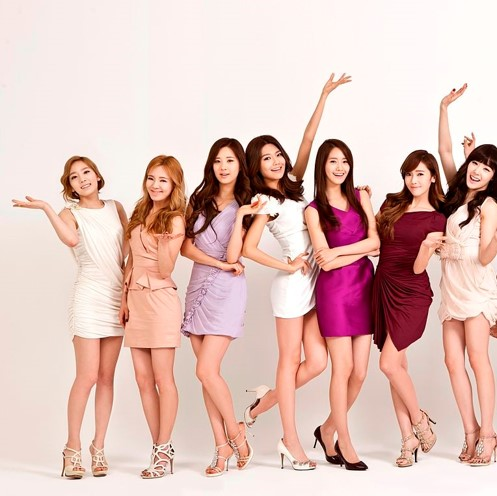
//> input picture 소녀시대 1.jpg, 497 x 496 px
$ ./week3_2   (built with g++ and OpenCV 4)
//> lines starting //> are read from the running program, lines starting //| are printed output that depends on the picture
### Ransac.h
#pragma once
#include <opencv2/opencv.hpp>
#include "Matching.h"
#include "Image.h"
#include <vector>


class Correspond_pt
{
private:
	cv::Point img1_pt;	cv::Point img2_pt;
public:
	Correspond_pt() { };
	// [15 lines left out: functions Correspond_pt, Get_Position1, Get_Position2, not called in this run]
};


class Ransac
{
private:
public:
	void Get_RotationMat(Image1 &image1, Image2 &image2, const vector<Euclidean_Data> &data);
	cv::Mat Calculate_MatrixT(vector<Correspond_pt> extract_points);
	double Get_Error(cv::Mat &T, Euclidean_Data pts);
	void Attach(const cv::Mat &image1, const cv::Mat &image2, cv::Mat &T);
};

### Matching.h
#pragma once
#include <opencv2/opencv.hpp>
#include "Descriptor.h"
#include "Moravec.h"

class Euclidean_Data
{
private:
	vector<Euclidean_Data> matching_data;
	cv::Point img1_px;	cv::Point img2_px;

public:
	Euclidean_Data() {};
	Euclidean_Data(cv::Point img1_px, cv::Point img2_px)
	{
		this->img1_px = img1_px;
		this->img2_px = img2_px;
	}


	// [4 lines left out: function Set_distanceV, not called in this run]

	vector<Euclidean_Data> Get_distanceV() { return matching_data; }

	const cv::Point Get_Position1() const
	{
		return img1_px;
	}

	const cv::Point Get_Position2() const
	{
		return img2_px;
	}

	// [9 lines left out: functions Get_Position1, Get_Position2, not called in this run]
};


class Euclidean
{
private:
	vector<Euclidean_Data> euclideanVec;

public:
	void Extract_MinDistance(const vector<HOG_DATA> &img_HOG1, const vector<HOG_DATA> &img_HOG2);
	double Calculate_distance(const vector<double> &hist1, const vector<double> &hist2);
	void Matching(const Mat &image1, const Mat &image2);
	std::vector<Euclidean_Data> Get_euclideanVec()
	{
		return euclideanVec;
	}


};

### Descriptor.h
#pragma once
#include <opencv2/opencv.hpp>
#include <vector>
#include "Moravec.h"

using namespace std;
using namespace cv;

class HOG_DATA
{
public:
	vector<double> HOG;
	cv::Point pt;
	HOG_DATA(vector<double> HOG, cv::Point pt) :
		HOG(std::move(HOG)), pt(pt)
	{
	}
};

class HOG
{
public:
	vector<HOG_DATA> HOG_Algorithm(const Mat &image, Moravec &moravec);
	vector<double> Stack_Histogram(const Mat &magnitude, const Mat &angle);
};

### Moravec.h
#pragma once
#include <opencv2/opencv.hpp>

class Moravec
{
private:
	cv::Mat image;
	const int threshold = 35000;
	float **confidence;

public:
	std::vector<cv::Point> keyPointVec;

	Moravec(const cv::Mat &image);
	void CreateConfidence();
	void FindKeyPoint();
	cv::Mat DrawKeyPoint();

};

### Image.h
#pragma once
#include <opencv2/opencv.hpp>

class Image1
{
private:
	cv::Mat image1;
	cv::Mat color_img1;

public:
	void Set_Image1(cv::Mat &image1)
	{
		this->color_img1 = image1.clone();
		cv::cvtColor(color_img1, this->image1, CV_RGB2GRAY);
	}
	const cv::Mat Get_Image1() const { return image1; }
	const cv::Mat Get_ColorImage1() const { return color_img1; }
};

class Image2
{
private:
	cv::Mat image2;
	cv::Mat color_img2;

public:
	void Set_Image2(cv::Mat &image2)
	{
		this->color_img2 = image2.clone();
		cv::cvtColor(color_img2, this->image2, CV_RGB2GRAY);
	}
	const cv::Mat Get_Image2() const { return image2; }
	const cv::Mat Get_ColorImage2() const { return color_img2; }
};

### Ransac.cpp
#include "Ransac.h"
#include <random>

void Ransac::Get_RotationMat(Image1 &image1, Image2 &image2, const vector<Euclidean_Data> &data)
{
	Euclidean_Data e_data;

	random_device _num;		mt19937_64 NUM(_num());
	uniform_real_distribution<> PICK_NUM_RANDOMLY(0, data.size());

	cv::Mat best_T;
	double min_error = DBL_MAX;

	// 교재 p.325 알고리즘 7-9
	for (int i = 0; i < 1000; i++)
	{
		std::vector<Correspond_pt> extract_pt;
		std::vector<int> ranVec;
		std::vector<Correspond_pt> inlier;

		int count = 0;
		while (count != 3)		// line 3
		{
			int idx = PICK_NUM_RANDOMLY(NUM);
			if (find(ranVec.begin(), ranVec.end(), idx) == ranVec.end())	// 랜덤하게 뽑아낸 특징점의 인덱스가 존재하는지 확인하는 조건문
			{
				// 인덱스가 존재하지 않는다면 ranVec에 해당 idx를 넣고 해당 points를 extract_pt에 넣으시오.
				// Hint1 : Ransac 헤더 파일을 참고하여 Correspond_pt 클래스의 객체를 만드시오.
				//        Correspond_pt points { image1의 point, image2의 point};
				// Hint2 : 매칭된 point들이 들어있는 결과인 data에서 Point 1(이미지 1의 Point)을 가져오는 방법
				//		  data.at(인덱스).GetPostion1();


				count++;
			}
		}

		cv::Mat T = Calculate_MatrixT(extract_pt);	// line 4

		inlier.assign(extract_pt.begin(), extract_pt.end()); // line 5

		for (int i = 0; i < data.size(); i++) // line 6
		{
			if (find(ranVec.begin(), ranVec.end(), i) == ranVec.end())	// line 7
			{
				if (Get_Error(T, data.at(i)) < 1.)
				{
					// data가 허용 오차 이내로 T에 적합하면 inliner에 Correspond_pt 클래스의 객체로 만들어 넣으시오.

				}
			}
		}

		if (inlier.size() > data.size() * 0.7)	// line 9
			T = Calculate_MatrixT(inlier);		// line10

		double error_sum = 0;
		for (int i = 0; i < data.size(); i++)
		{
			error_sum += Get_Error(T, data.at(i));
		}

		// line 13
		// error_sum이 min_error보다 작으면 min_error로 갱신하고
		// T를 변환 행렬 중 가장 좋은 T(best_T)로 지정하시오.


	}

	cv::Mat _T = cv::Mat::zeros(3, 3, CV_64FC1);
	// Get_Error 함수 내의 Matrix _T를 채운 것처럼
	// best_T를 Matrix _T 내에 채우시오.


	Attach(image1.Get_ColorImage1(), image2.Get_ColorImage2(), _T);
}

// 교재 p.322||강의자료 7장 매칭 - 수식 7.12
// [19 lines left out: function Get_Error, not called in this run]

// 교재 p.322||강의자료 7장 매칭 - 수식 7.12
cv::Mat Ransac::Calculate_MatrixT(vector<Correspond_pt> extract_points)
{
	cv::Mat A = cv::Mat::zeros(6, 6, CV_64FC1);
	Correspond_pt data;

	// Make A
	for (auto& v : extract_points)
	{
		cv::Point pt = v.Get_Position1();

		int a1 = pt.y;
		int a2 = pt.x;

		// 교재나 강의자료를 참고하여 Matrix A를 채우시오.


	}

	cv::Mat B = cv::Mat::zeros(6, 1, CV_64FC1);
	// Make B
	for (auto& v : extract_points)
	{
		cv::Point pt1 = v.Get_Position1();
		cv::Point pt2 = v.Get_Position2();

		int a1 = pt1.y;		int a2 = pt1.x;
		int b1 = pt2.y;		int b2 = pt2.x;

		// 교재나 강의자료를 참고하여 Matrix B를 채우시오.

	}

	// Matrix T를 구하는 수식을 작성하시오.

	return T.clone();
}

// [48 lines left out: function Attach, not called in this run]

### Matching.cpp
#include "Matching.h"
#include <vector>


void Euclidean::Extract_MinDistance(const vector<HOG_DATA>& img_HOG1, const vector<HOG_DATA>& img_HOG2)
{
	vector<Euclidean_Data> vector;
	double threshold = 900;

	for (auto h1 : img_HOG1)
	{
		double min_distance = DBL_MAX;
		cv::Point pt;
		for (auto h2 : img_HOG2)
		{
			double distance = Calculate_distance(h1.HOG, h2.HOG);

			if (min_distance > distance)
			{
				min_distance = distance;
				pt = h2.pt;
			}
		}

		if (threshold > min_distance)
		{
			Euclidean_Data data{ h1.pt, pt };
			vector.push_back(data);
		}
	}

	euclideanVec.assign(vector.begin(), vector.end());
}

double Euclidean::Calculate_distance(const vector<double> &hist1, const vector<double> &hist2)
{

	double result = 0;
	for (int i = 0; i < hist1.size(); i++)
	{
		double hist1_bin_value = hist1.at(i);
		double hist2_bin_value = hist2.at(i);

		result += sqrt(pow((hist1_bin_value - hist2_bin_value), 2));
	}

	return result;
}

void Euclidean::Matching(const Mat &image1, const Mat &image2)
{

	Mat result;
	hconcat(image1, image2, result);

	cvtColor(result, result, CV_GRAY2RGB);

	for (auto v : euclideanVec)
	{
		cv::Point img1_px = v.Get_Position1();
		cv::Point img2_px = v.Get_Position2();

		line(result, Point(img1_px.x, img1_px.y), Point(img2_px.x + image1.cols, img2_px.y), Scalar(0, 0, 255));
	}

	/*imshow("Mathcing Points", result);
	waitKey();*/
}

### Descriptor.cpp
#include "Descriptor.h"

using namespace std;
using namespace cv;

vector<HOG_DATA> HOG::HOG_Algorithm(const Mat &image, Moravec &moravec)
{
	Mat _image = image.clone();

	Mat img_gx; Mat img_gy;	// Calculate gradients gx, gy
	Sobel(_image, img_gx, CV_64FC1, 1, 0, 3);
	Sobel(_image, img_gy, CV_64FC1, 0, 1, 3);

	Mat magnitude;	Mat angle;
	cartToPolar(img_gx, img_gy, magnitude, angle, 1);	// magnitude, angle 추출.

	vector<HOG_DATA> img_hist;

	int kernelSize = 13;
	int halfKernelSize = kernelSize / 2;

	for (int idx = 0; idx < moravec.keyPointVec.size(); idx++)
	{
		cv::Point key_center = moravec.keyPointVec[idx];

		if ((key_center.y - halfKernelSize >= 0) && (key_center.x - halfKernelSize >= 0)
			&& (key_center.y + halfKernelSize <= image.cols - 1) && (key_center.x + halfKernelSize <= image.rows - 1))
		{
			Mat mask_Mag = magnitude(cv::Rect(key_center.x - halfKernelSize, key_center.y - halfKernelSize, kernelSize, kernelSize)).clone();
			Mat mask_Ang = angle(cv::Rect(key_center.x - halfKernelSize, key_center.y - halfKernelSize, kernelSize, kernelSize)).clone();

			vector<double> hist = Stack_Histogram(mask_Mag, mask_Ang);	// bin 9인 histogram 쌓기.
			img_hist.push_back(HOG_DATA(hist, key_center));
		}
	}
	return img_hist;
}

vector<double> HOG::Stack_Histogram(const Mat &magnitude, const Mat &angle)
{

	vector<double> hist(8);

	for (int y = 0; y < magnitude.rows; y++)
	{
		for (int x = 0; x < magnitude.cols; x++)
		{
			double mag_px = magnitude.at<double>(y, x);
			double ang_px = angle.at<double>(y, x);

			int idx = (ang_px / 45);

			hist[idx] += mag_px;
		}
	}

	return hist;
}

### Moravec.cpp
#include "Moravec.h"

Moravec::Moravec(const cv::Mat &image)
{
	this->image = image.clone();

	confidence = new float*[image.rows];
	for (int i = 0; i < image.rows; i++)
	{
		confidence[i] = new float[image.cols];
	}
	for (int i = 0; i < image.rows; i++)
	{
		memset(confidence[i], 0, sizeof(float)*image.cols);
	}
}

void Moravec::CreateConfidence()
{
	for (int h = 2; h < image.rows - 2; ++h)
	{
		for (int w = 2; w < image.cols - 2; ++w)
		{
			// 3x3 그리드의 중점이 (0, 0)이라고 가정.
			// S1 = (-1, 0), S2 = (1, 0), S3 = (0, -1), S4 = (0, 1)
			int s1 = 0;			int s2 = 0;
			int s3 = 0;			int s4 = 0;

			// 3x3 그리드
			for (int y = -1; y <= 1; ++y)
			{
				for (int x = -1; x <= 1; ++x)
				{
					// 교재 p.163 / 강의자료 p.9에 있는 예제 4-1을 참고하여 제곱차합을 계산하시오.
					float top = image.at<uchar>((h + y), (w + x)) - image.at<uchar>((h + y - 1), (w + x)); // 상
					float bottom = image.at<uchar>((h + y), (w + x)) - image.at<uchar>((h + y + 1), (w + x)); // 하
					float left = image.at<uchar>((h + y), (w + x)) - image.at<uchar>((h + y), (w + x - 1)); // 좌
					float right = image.at<uchar>((h + y), (w + x)) - image.at<uchar>((h + y), (w + x + 1)); // 우

					s1 += pow(top, 2);
					s2 += pow(bottom, 2);
					s3 += pow(left, 2);
					s4 += pow(right, 2);
				}
			}

			// s1, s2, s3, s4 중 가장 작은 값을 confidence 배열에 추가하시오.
			int c = std::min(std::min(s1, s2), std::min(s3, s4));
			confidence[h][w] = c;
		}
	}
}

void Moravec::FindKeyPoint()
{
	for (int y = 16; y < image.rows - 16; ++y)
	{
		for (int x = 16; x < image.cols - 16; ++x)
		{
			// 임계값보다 큰 값의 좌표를 keyPointVec에 추가하시오.
			if (confidence[y][x] >= threshold)
				keyPointVec.push_back(cv::Point(x, y));
		}
	}

}

// [13 lines left out: function DrawKeyPoint, not called in this run]

### week3_2.cpp
#include <opencv2/opencv.hpp>
#include "Image.h"
#include "Moravec.h"
#include "Descriptor.h"
#include "Matching.h"
#include "Ransac.h"

int main()
{
	Image1 image1;	Image2 image2;
	cv::Mat img;

	img = cv::imread("소녀시대 1.jpg");
//> img is the input picture: 496 rows x 497 cols, CV_8UC3; mean B, G, R 186.7, 193.6, 225.4
	image1.Set_Image1(img);
	img = cv::imread("소녀시대 2.jpg");
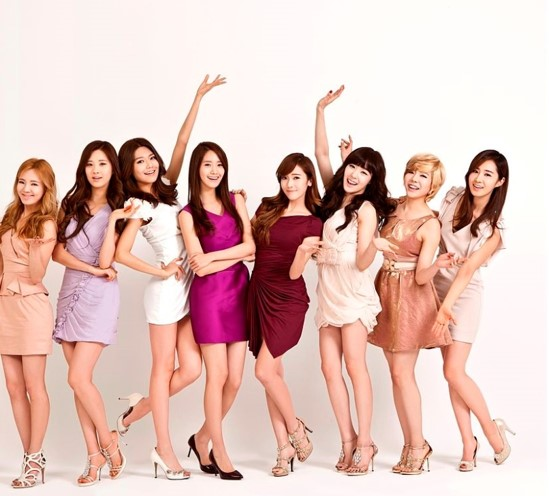
//> input picture 소녀시대 2.jpg, 549 x 496 px
//> img is the input picture: 496 rows x 549 cols, CV_8UC3; mean B, G, R 186.8, 193.8, 225.7
	image2.Set_Image2(img);
//> in Set_Image2, `cv::cvtColor(color_img2, this->image2, CV_RGB2GRAY);`:
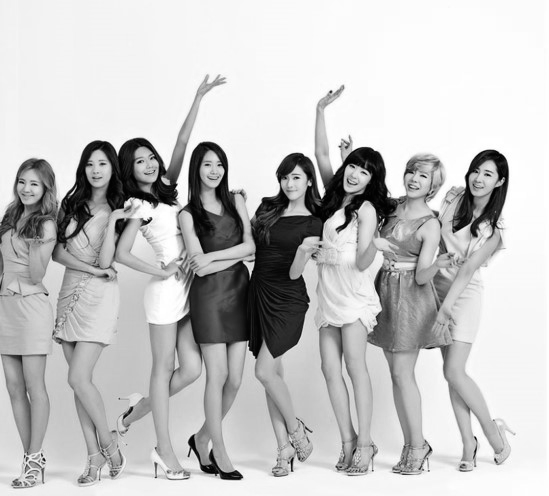
//> this->image2: 496 rows x 549 cols, CV_8UC1; min 0, max 255, mean 195.4

	Moravec moravec1(image1.Get_Image1());
	moravec1.CreateConfidence();
	moravec1.FindKeyPoint();
//> after the loop in FindKeyPoint, `for (int y = 16; y < image.rows - 16; ++y)`: keyPointVec = 392 Points (x, y), first 12: [453, 89], [454, 89], [274, 137], [274, 138], [275, 138], [251, 139], [252, 139], [275, 139], [276, 139], [216, 140], [217, 140], [237, 140]

	Moravec moravec2(image2.Get_Image2());
	moravec2.CreateConfidence();
	moravec2.FindKeyPoint();

	HOG hog;
	vector<HOG_DATA> hog1_img = hog.HOG_Algorithm(image1.Get_Image1(), moravec1);
//> in HOG_Algorithm, `cartToPolar(img_gx, img_gy, magnitude, angle, 1);`:
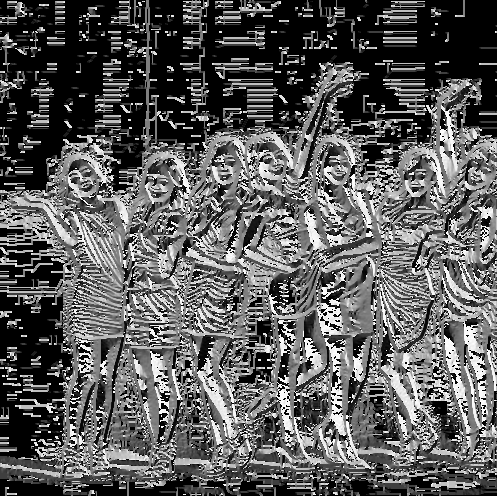
//> angle: 496 rows x 497 cols, CV_64FC1; min 0, max 359.9, mean 129.6; drawn with min black and max white
//> the loop in HOG_Algorithm, `for (int idx = 0; idx < moravec.keyPointVec.size(); idx++)` made 392 passes
//> (key_center, hist) on passes 3 to 10: (Point(274, 137), [111.2, 1482.4, 1982.5, 123, 39.1, 79.83, 17486, 10964.7]), (Point(274, 138), [101, 2423, 4418.7, 123, 35.68, 79.83, 17589.2, 12659.6]), (Point(275, 138), [111.6, 1390.5, 4262.6, 123, 33.68, 79.83, 15716.9, 13255.6]), (Point(251, 139), [201.7, 133.5, 103.2, 311.7, 11242.3, 15273.2, 196.9, 115]), (Point(252, 139), [330.1, 119.4, 85.01, 250.7, 11211, 17148.9, 182.2, 142.5]), (Point(275, 139), [111.6, 1390.5, 6771.7, 123, 19.54, 62.53, 15705.1, 15209]), (Point(276, 139), [57.91, 200.7, 6670.7, 123, 20.95, 62.53, 13776.5, 15650.9]), (Point(216, 140), [62.45, 427.7, 224, 158.8, 10129, 16687.3, 188.9, 265.1])
//> key_center on passes 1, 2, 12, 16, 17, 25: Point(453, 89), Point(454, 89), Point(237, 140), Point(276, 140), Point(277, 140), Point(277, 141)
//> after the loop in HOG_Algorithm, `for (int idx = 0; idx < moravec.keyPointVec.size(); idx++)`: img_hist = 392 items
//> hog1_img = 392 items
	vector<HOG_DATA> hog2_img = hog.HOG_Algorithm(image2.Get_Image2(), moravec2);
//> in HOG_Algorithm (call 2), `Sobel(_image, img_gy, CV_64FC1, 0, 1, 3);`:
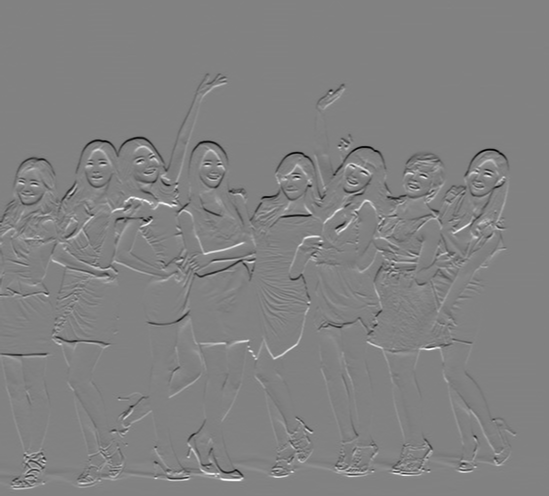
//> img_gy: 496 rows x 549 cols, CV_64FC1; min -940, max 907, mean 0; drawn with min black and max white
//> in HOG_Algorithm (call 2), `cartToPolar(img_gx, img_gy, magnitude, angle, 1);`:
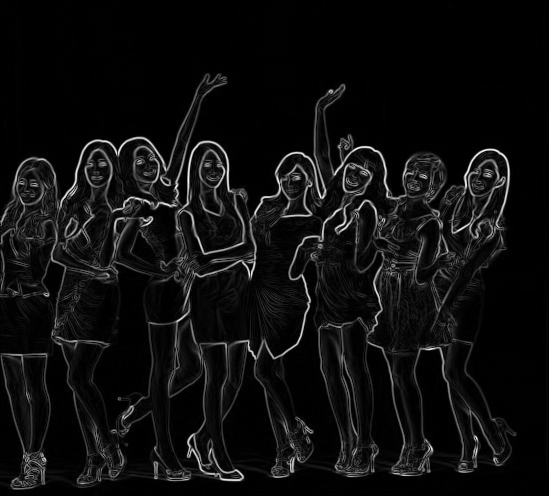
//> magnitude: 496 rows x 549 cols, CV_64FC1; min 0, max 986.1, mean 56.7; drawn with min black and max white
//> in HOG_Algorithm (call 2), `cartToPolar(img_gx, img_gy, magnitude, angle, 1);`:
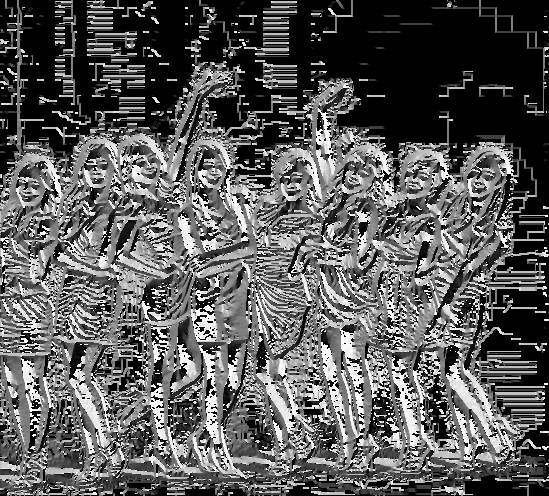
//> angle: 496 rows x 549 cols, CV_64FC1; min 0, max 359.9, mean 128; drawn with min black and max white
//> the loop in HOG_Algorithm (call 2), `for (int idx = 0; idx < moravec.keyPointVec.size(); idx++)` made 199 passes
//> (key_center, hist) on passes 2 to 9: (Point(331, 91), [1852, 2217.1, 1895.5, 1001.8, 6369, 7607.5, 2046.7, 2470.6]), (Point(148, 141), [86.61, 1626.8, 4641.9, 166.7, 62.24, 81.04, 15299, 14712]), (Point(149, 141), [77.95, 401.1, 4657.9, 166.7, 62.24, 84.6, 13402.1, 15019.6]), (Point(124, 142), [124.6, 187.8, 51.77, 337.5, 11106, 15928.8, 161.8, 71.17]), (Point(125, 142), [231.8, 168, 51.77, 342.5, 11039.5, 17824.6, 149.2, 76.68]), (Point(149, 142), [72.85, 401.1, 7015.7, 166.7, 51.08, 79.5, 13377.2, 17155.3]), (Point(150, 142), [93.95, 177.4, 5973.2, 168.1, 51.08, 79.5, 11453.5, 17301.5]), (Point(110, 143), [276.3, 128.2, 335.1, 79.72, 157.2, 1870.3, 12894.6, 12898])
//> key_center on passes 1, 21, 22, 25, 28, 29: Point(330, 91), Point(112, 145), Point(122, 145), Point(218, 145), Point(219, 146), Point(85, 147)
//> after the loop in HOG_Algorithm (call 2), `for (int idx = 0; idx < moravec.keyPointVec.size(); idx++)`: img_hist = 188 items
//> hog2_img = 188 items

	Euclidean euclidean;	Euclidean_Data e_data;
	euclidean.Extract_MinDistance(hog1_img, hog2_img);
//> the loop in Extract_MinDistance, `for (auto h1 : img_HOG1)` made 392 passes
//> (min_distance, pt) on passes 1 to 3: (2679.7, Point(330, 91)), (2853.4, Point(331, 91)), (7192.9, Point(218, 145))
//> in Extract_MinDistance, `euclideanVec.assign(vector.begin(), vector.end());`: euclideanVec = 8 items
	euclidean.Matching(image1.Get_Image1(), image2.Get_Image2());
//> the loop in Matching, `for (auto v : euclideanVec)` made 8 passes
//> (img1_px, img2_px) on passes 1 to 8: (Point(323, 142), Point(197, 145)), (Point(322, 143), Point(196, 146)), (Point(323, 143), Point(197, 146)), (Point(321, 144), Point(195, 147)), (Point(322, 144), Point(196, 147)), (Point(320, 145), Point(194, 148)), (Point(320, 146), Point(194, 149)), (Point(410, 153), Point(286, 156))
//> after the loop in Matching, `for (auto v : euclideanVec)`:
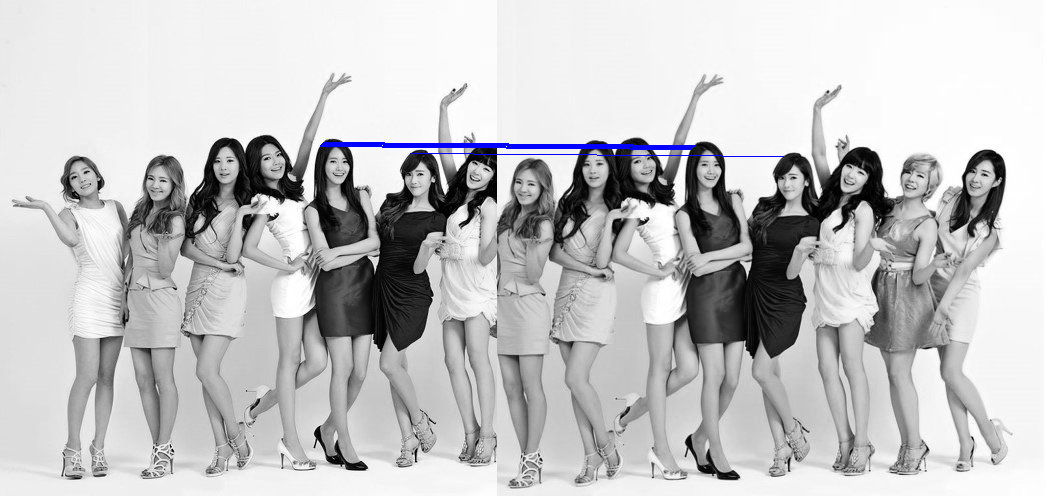
//> result: 496 rows x 1046 cols, CV_8UC3; mean R, G, B 194.5, 194.5, 195.6

	Ransac ransac;
//> (the run ends here: the program needs code that is not available in this run, at `return T.clone();`)
